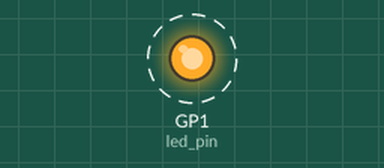
Simulated run of this program. Board: Raspberry Pi Pico running MicroPython. On the bench: output pins drawn as LEDs (lit = HIGH). Dashed ring = blinking.

Above: at 0.19 s.
Timing chart, 0 to 3.0 s (numbered marks = the images above):
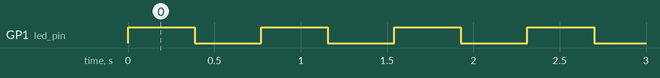

The program:

1-3-led-blink-wait.py
```python
#
# test program blink LED with wait loop
#
# program ID:  1-3
# LED Blink without wait
#


import machine
from machine import Pin
import rp2

machine.freq(125_000_000)  # set 125MHz to same RP2040

STATE_MACHINE_ID=0
LED_GPIO = 1
led_pin = Pin(LED_GPIO, Pin.OUT)

@rp2.asm_pio(set_init=rp2.PIO.OUT_LOW)
def sm_inst_blink_w_wait():
    set(pins, 1)             # PIN1 <- 1
    mov(x, y)                 # x <- y (0x0300)
    label('wait_loop_0')
    jmp(x_dec, 'wait_loop_0') # while x--
    set(pins, 0)             # PIN1 <- 0
    mov(x, y)                 # x <- y (0x0300)
    label('wait_loop_1')
    jmp(x_dec, 'wait_loop_1') # while x--

sm_0 = rp2.StateMachine(STATE_MACHINE_ID, sm_inst_blink_w_wait, freq=2_000, set_base=led_pin)


#
#  set value to scratch register [x] or [y]
#
def set_to_scratch_reg(sm, x_or_y, val):
    sm.put(val)
    sm.exec("pull()")
    sm.exec(f"mov({x_or_y}, osr)")

set_to_scratch_reg(sm_0, 'y', 0x0300)


#
# start StateMachine
#
sm_0.active(1)
```

Measured:
- by itself, GP1 (led_pin): alternates HIGH for 0.39 s and LOW for 0.39 s
